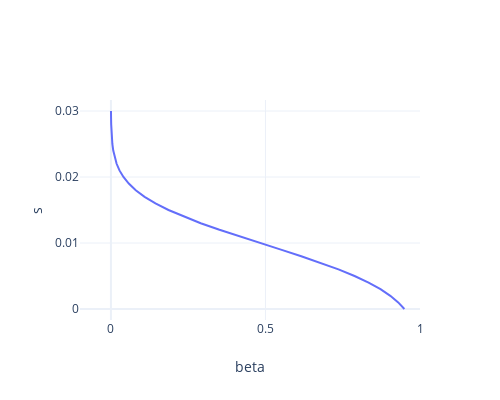

Notebook code for this chart:
### Code cell
z_alpha = 1.64   # one-sided test with alpha = 5%
s = np.arange(0, 0.03 + 0.001, 0.001)
L = 5000
p = 0.15
beta = calc_beta(s=s, L=L, p=p)

show_plot([make_scatter(beta, s, mode="lines", show_legend=False)],
          make_layout(width=500, height=400, x_range=(-0.1,1), x_title="beta", y_title="s"),
          out_fname="beta_s_plot_l5000_p0.15.svg")

### Figure 1 — Plotly figure (JSON) as saved in the notebook; plotly's stock layout.template omitted (floating-point values rounded to 4 significant figures)
{"data": [{"marker": {"size": 5}, "mode": "lines", "showlegend": false, "type": "scatter", "x": [0.9495, 0.9295, 0.904, 0.8722, 0.8336, 0.7883, 0.7363, 0.6784, 0.6158, 0.55, 0.4827, 0.4158, 0.3512, 0.2905, 0.2353, 0.1863, 0.1442, 0.109, 0.08038, 0.05784, 0.04058, 0.02774, 0.01848, 0.01199, 0.007568, 0.00465, 0.002779, 0.001616, 0.0009134, 0.0005019, 0.000268], "y": [0, 0.001, 0.002, 0.003, 0.004, 0.005, 0.006, 0.007, 0.008, 0.009, 0.01, 0.011, 0.012, 0.013, 0.014, 0.015, 0.016, 0.017, 0.018, 0.019, 0.02, 0.021, 0.022, 0.023, 0.024, 0.025, 0.026, 0.027, 0.028, 0.029, 0.03]}], "layout": {"height": 400, "hovermode": "closest", "width": 500, "xaxis": {"range": [-0.1, 1], "showgrid": true, "title": {"text": "beta"}}, "yaxis": {"showgrid": true, "title": {"text": "s"}}}}
